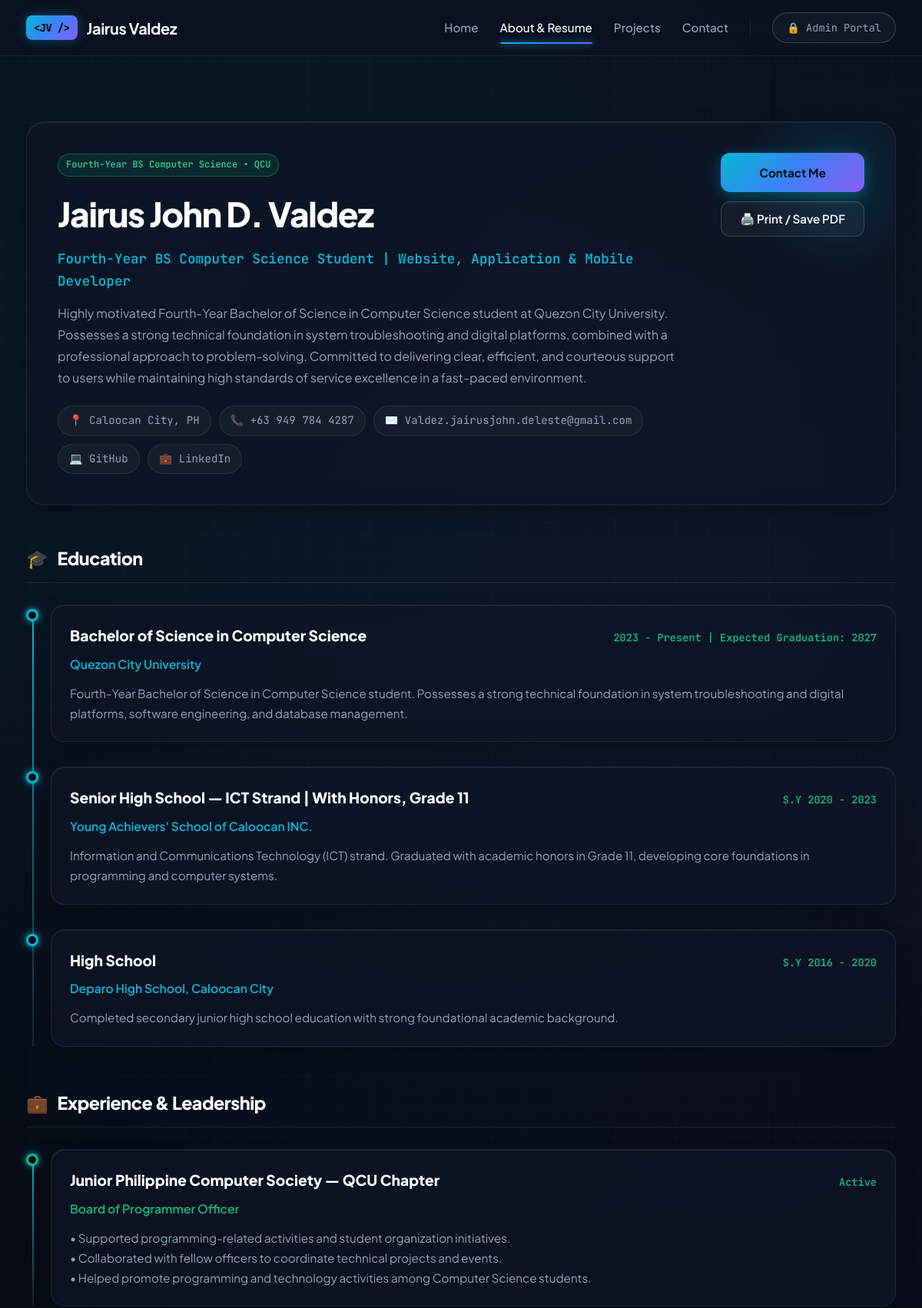
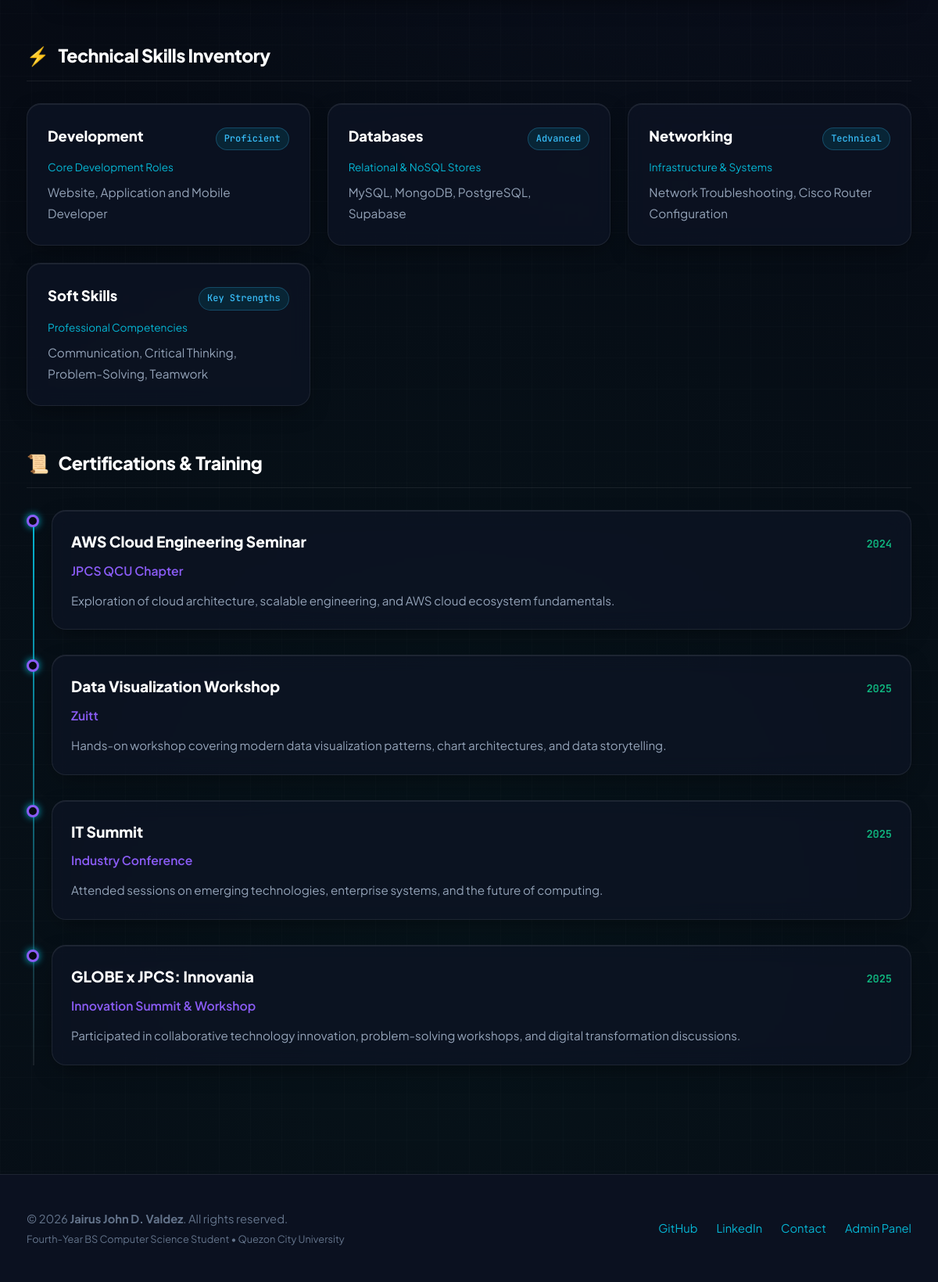
Page /about.php on the committed database (2 pictures, top to bottom).
### tables this page shows
CREATE TABLE IF NOT EXISTS `users` (
    `id` INT AUTO_INCREMENT PRIMARY KEY,
    `username` VARCHAR(50) NOT NULL UNIQUE,
    `password` VARCHAR(255) NOT NULL,
    `email` VARCHAR(100) NOT NULL,
    `full_name` VARCHAR(100) NOT NULL DEFAULT 'Jairus John Valdez',
    `headline` VARCHAR(150) NOT NULL DEFAULT 'Computer Science Student & Systems Developer',
    `bio` TEXT NULL,
    `github` VARCHAR(255) DEFAULT 'https://github.com',
    `linkedin` VARCHAR(255) DEFAULT 'https://linkedin.com',
    `created_at` TIMESTAMP DEFAULT CURRENT_TIMESTAMP,
    `updated_at` TIMESTAMP DEFAULT CURRENT_TIMESTAMP ON UPDATE CURRENT_TIMESTAMP
);

CREATE TABLE IF NOT EXISTS `resume` (
    `id` INT AUTO_INCREMENT PRIMARY KEY,
    `section` VARCHAR(50) NOT NULL,  
    `title` VARCHAR(150) NOT NULL,
    `subtitle` VARCHAR(150) DEFAULT NULL,
    `date_range` VARCHAR(100) DEFAULT NULL,
    `content` TEXT NOT NULL,
    `display_order` INT DEFAULT 0,
    `created_at` TIMESTAMP DEFAULT CURRENT_TIMESTAMP
);

### includes/security.php (called while the page is built, shortened)
<?php
function e(?string $value): string {
    return htmlspecialchars($value, ENT_QUOTES | ENT_SUBSTITUTE, 'UTF-8');
}
function is_logged_in(): bool {
    return isset($_SESSION['user_id']) && !empty($_SESSION['username']);
}

### about.php (the view, shortened to what this page needs)
<?php
require_once __DIR__ . '/includes/header.php';
$stmt = $pdo->prepare("SELECT * FROM users WHERE username = 'admin' LIMIT 1");
$stmt->execute();
$profile = $stmt->fetch();
$resume_stmt = $pdo->query("SELECT * FROM resume ORDER BY section ASC, display_order ASC, id ASC");
$all_resume = $resume_stmt->fetchAll();
$sections = [
    'education'      => [],
    'experience'     => [],
    'skills'         => [],
    'certifications' => []
];
foreach ($all_resume as $item) {
    $sec = strtolower($item['section']);
    $sections[$sec][] = $item;
}
?>
<div class="section">
    <div class="container">
        <div class="profile-banner">
            <div class="banner-layout">
                <div class="banner-info">
                    <span class="tag-badge tag-badge-green" style="margin-bottom: 12px;">Fourth-Year BS Computer Science &bull; QCU</span>
                    <h1 class="banner-name">
                        <?php echo e($profile['full_name'] ?? 'Jairus John D. Valdez'); ?>
                    </h1>
                    <p class="banner-headline">
                        <?php echo e($profile['headline'] ?? 'Fourth-Year BS Computer Science Student | Website, Application & Mobile Developer'); ?>
                    </p>
                    <p class="banner-bio">
                        <?php echo e($profile['bio'] ?? ''); ?>
                    </p>
                    <div class="contact-chips">
                        <span class="chip-item">📍 Caloocan City, PH</span>
                        <a href="tel:+639497844287" class="chip-item chip-link">📞 +63 949 784 4287</a>
                        <a href="mailto:Valdez.jairusjohn.deleste@gmail.com" class="chip-item chip-link">✉️ Valdez.jairusjohn.deleste@gmail.com</a>
                        <a href="https://github.com/Mushhhhroom" target="_blank" rel="noopener noreferrer" class="chip-item chip-link">💻 GitHub</a>
                        <a href="https://www.linkedin.com/in/jairus-valdez-19469a313/" target="_blank" rel="noopener noreferrer" class="chip-item chip-link">💼 LinkedIn</a>
                    </div>
                </div>
                <div class="banner-actions">
                    <a href="contact.php" class="btn btn-primary btn-banner">Contact Me</a>
                    <button onclick="window.print()" class="btn btn-outline btn-banner">
                        🖨️ Print / Save PDF
                    </button>
                </div>
            </div>
        </div>
        <section class="resume-section">
            <h2 class="resume-section-title">
                <span class="icon">🎓</span>
                <span>Education</span>
            </h2>
            <div class="timeline">
                <?php if (!empty($sections['education'])): ?>
                    <?php foreach ($sections['education'] as $edu): ?>
                        <div class="timeline-item">
                            <div class="timeline-dot"></div>
                            <div class="timeline-card">
                                <div class="timeline-header">
                                    <h3 class="timeline-title"><?php echo e($edu['title']); ?></h3>
                                    <?php if (!empty($edu['date_range'])): ?>
                                        <span class="timeline-date"><?php echo e($edu['date_range']); ?></span>
                                    <?php endif; ?>
                                </div>
                                <?php if (!empty($edu['subtitle'])): ?>
                                    <div class="timeline-subtitle"><?php echo e($edu['subtitle']); ?></div>
                                <?php endif; ?>
                                <p class="timeline-content"><?php echo nl2br(e($edu['content'])); ?></p>
                            </div>
                        </div>
                    <?php endforeach; ?>
                <?php else: ?>
                    <p style="color: var(--text-muted);">No education records listed.</p>
                <?php endif; ?>
            </div>
        </section>
        <section class="resume-section">
            <h2 class="resume-section-title">
                <span class="icon">💼</span>
                <span>Experience &amp; Leadership</span>
            </h2>
            <div class="timeline">
                <?php if (!empty($sections['experience'])): ?>
                    <?php foreach ($sections['experience'] as $exp): ?>
                        <div class="timeline-item">
                            <div class="timeline-dot" style="border-color: var(--accent-emerald);"></div>
                            <div class="timeline-card">
                                <div class="timeline-header">
                                    <h3 class="timeline-title"><?php echo e($exp['title']); ?></h3>
                                    <?php if (!empty($exp['date_range'])): ?>
                                        <span class="timeline-date"><?php echo e($exp['date_range']); ?></span>
                                    <?php endif; ?>
                                </div>
                                <?php if (!empty($exp['subtitle'])): ?>
                                    <div class="timeline-subtitle" style="color: var(--accent-emerald);"><?php echo e($exp['subtitle']); ?></div>
                                <?php endif; ?>
                                <p class="timeline-content"><?php echo nl2br(e($exp['content'])); ?></p>
                            </div>
                        </div>
                    <?php endforeach; ?>
                <?php else: ?>
                    <p style="color: var(--text-muted);">No experience entries listed.</p>
                <?php endif; ?>
            </div>
        </section>
        <section class="resume-section">
            <h2 class="resume-section-title">
                <span class="icon">⚡</span>
                <span>Technical Skills Inventory</span>
            </h2>
            <div class="skills-grid">
                <?php if (!empty($sections['skills'])): ?>
                    <?php foreach ($sections['skills'] as $skill): ?>
                        <div class="skill-card">
                            <div style="display: flex; justify-content: space-between; align-items: baseline; margin-bottom: 6px;">
                                <h3 class="skill-category"><?php echo e($skill['title']); ?></h3>
                                <?php if (!empty($skill['date_range'])): ?>
                                    <span class="tag-badge"><?php echo e($skill['date_range']); ?></span>
                                <?php endif; ?>
                            </div>
                            <?php if (!empty($skill['subtitle'])): ?>
                                <p style="font-size: 0.85rem; color: var(--accent-cyan); margin-bottom: 8px;"><?php echo e($skill['subtitle']); ?></p>
                            <?php endif; ?>
                            <p class="skill-list"><?php echo nl2br(e($skill['content'])); ?></p>
                        </div>
                    <?php endforeach; ?>
                <?php else: ?>
                    <p style="color: var(--text-muted);">No skills listed.</p>
                <?php endif; ?>
            </div>
        </section>
        <section class="resume-section">
            <h2 class="resume-section-title">
                <span class="icon">📜</span>
                <span>Certifications &amp; Training</span>
            </h2>
            <div class="timeline">
                <?php if (!empty($sections['certifications'])): ?>
                    <?php foreach ($sections['certifications'] as $cert): ?>
                        <div class="timeline-item">
                            <div class="timeline-dot" style="border-color: var(--accent-purple);"></div>
                            <div class="timeline-card">
                                <div class="timeline-header">
                                    <h3 class="timeline-title"><?php echo e($cert['title']); ?></h3>
                                    <?php if (!empty($cert['date_range'])): ?>
                                        <span class="timeline-date"><?php echo e($cert['date_range']); ?></span>
                                    <?php endif; ?>
                                </div>
                                <?php if (!empty($cert['subtitle'])): ?>
                                    <div class="timeline-subtitle" style="color: var(--accent-purple);"><?php echo e($cert['subtitle']); ?></div>
                                <?php endif; ?>
                                <p class="timeline-content"><?php echo nl2br(e($cert['content'])); ?></p>
                            </div>
                        </div>
                    <?php endforeach; ?>
                <?php else: ?>
                    <p style="color: var(--text-muted);">No certifications listed.</p>
                <?php endif; ?>
            </div>
        </section>
    </div>
</div>
<?php require_once __DIR__ . '/includes/footer.php'; ?>

### includes/header.php (shortened to what this page needs)
<?php
require_once __DIR__ . '/security.php';
$current_script = basename($_SERVER['PHP_SELF']);
?>
<!DOCTYPE html>
<html lang="en">
<head>
    <link rel="stylesheet" href="assets/css/style.css">
</head>
<body>
    <header class="site-header">
        <div class="container navbar">
            <a href="index.php" class="logo">
                <span class="logo-badge">&lt;JV /&gt;</span>
                <span>Jairus Valdez</span>
            </a>
            <nav class="nav-container" id="navContainer">
                <ul class="nav-links" id="navLinks">
                    <li>
                        <a href="index.php" class="nav-link <?php echo $current_script === 'index.php' ? 'active' : ''; ?>">
                            <span>Home</span>
                        </a>
                    </li>
                    <li>
                        <a href="about.php" class="nav-link <?php echo $current_script === 'about.php' ? 'active' : ''; ?>">
                            <span>About &amp; Resume</span>
                        </a>
                    </li>
                    <li>
                        <a href="projects.php" class="nav-link <?php echo $current_script === 'projects.php' ? 'active' : ''; ?>">
                            <span>Projects</span>
                        </a>
                    </li>
                    <li>
                        <a href="contact.php" class="nav-link <?php echo $current_script === 'contact.php' ? 'active' : ''; ?>">
                            <span>Contact</span>
                        </a>
                    </li>
                    <?php if (is_logged_in()): ?>
                        <li class="nav-divider"></li>
                        <li>
                            <a href="dashboard.php" class="nav-btn-admin <?php echo $current_script === 'dashboard.php' ? 'active' : ''; ?>">
                                <span>⚙ Dashboard</span>
                            </a>
                        </li>
                        <li>
                            <a href="logout.php" class="nav-link nav-link-logout" title="Log Out">
                                <span>Logout 🚪</span>
                            </a>
                        </li>
                    <?php else: ?>
                        <li>
                            <a href="login.php" class="nav-btn-admin <?php echo $current_script === 'login.php' ? 'active' : ''; ?>">
                                <span>🔒 Admin Portal</span>
                            </a>
                        </li>
                    <?php endif; ?>
                </ul>
            </nav>
        </div>
    </header>
    <main>

### includes/footer.php (shortened to what this page needs)
    </main>
    <footer class="site-footer">
        <div class="container footer-content">
            <div>
                <p>&copy; <?php echo date('Y'); ?> <strong>Jairus John D. Valdez</strong>. All rights reserved.</p>
                <p style="font-size: 0.8rem; margin-top: 4px; color: var(--text-muted);">
                    Fourth-Year BS Computer Science Student &bull; Quezon City University
                </p>
            </div>
            <ul class="footer-links">
                <li><a href="https://github.com/Mushhhhroom" target="_blank" rel="noopener noreferrer">GitHub</a></li>
                <li><a href="https://www.linkedin.com/in/jairus-valdez-19469a313/" target="_blank" rel="noopener noreferrer">LinkedIn</a></li>
                <li><a href="contact.php">Contact</a></li>
                <li><a href="login.php">Admin Panel</a></li>
            </ul>
        </div>
    </footer>
</body>
</html>

### rows in the picture
users: full_name "Jairus John D. Valdez", headline "Fourth-Year BS Computer Science Student | Website, Application & Mobile Developer", bio "Highly motivated Fourth-Year Bachelor of Science in Computer Science student at Quezon City University. Possesses a strong technical foundation in system troubleshooting and digital platforms, combined with a professional approach to problem-solving. Committed to delivering clear, efficient, and courteous support to users while maintaining high standards of service excellence in a fast-paced environment."
resume: title "Bachelor of Science in Computer Science", date_range "2023 - Present | Expected Graduation: 2027", subtitle "Quezon City University", content "Fourth-Year Bachelor of Science in Computer Science student. Possesses a strong technical foundation in system troubleshooting and digital platforms, software engineering, and database management."
resume: title "Senior High School — ICT Strand | With Honors, Grade 11", date_range "S.Y 2020 - 2023", subtitle "Young Achievers' School of Caloocan INC.", content "Information and Communications Technology (ICT) strand. Graduated with academic honors in Grade 11, developing core foundations in programming and computer systems."
resume: title "High School", date_range "S.Y 2016 - 2020", subtitle "Deparo High School, Caloocan City", content "Completed secondary junior high school education with strong foundational academic background."
resume: title "Junior Philippine Computer Society — QCU Chapter", date_range "Active", subtitle "Board of Programmer Officer", content "• Supported programming-related activities and student organization initiatives. • Collaborated with fellow officers to coordinate technical projects and events. • Helped promote programming and technology activities among Computer Science students."
resume: title "Development", date_range "Proficient", subtitle "Core Development Roles", content "Website, Application and Mobile Developer"
resume: title "Databases", date_range "Advanced", subtitle "Relational & NoSQL Stores", content "MySQL, MongoDB, PostgreSQL, Supabase"
resume: title "Networking", date_range "Technical", subtitle "Infrastructure & Systems", content "Network Troubleshooting, Cisco Router Configuration"
resume: title "Soft Skills", date_range "Key Strengths", subtitle "Professional Competencies", content "Communication, Critical Thinking, Problem-Solving, Teamwork"
resume: title "AWS Cloud Engineering Seminar", date_range "2024", subtitle "JPCS QCU Chapter", content "Exploration of cloud architecture, scalable engineering, and AWS cloud ecosystem fundamentals."
resume: title "Data Visualization Workshop", date_range "2025", subtitle "Zuitt", content "Hands-on workshop covering modern data visualization patterns, chart architectures, and data storytelling."
resume: title "IT Summit", date_range "2025", subtitle "Industry Conference", content "Attended sessions on emerging technologies, enterprise systems, and the future of computing."
resume: title "GLOBE x JPCS: Innovania", date_range "2025", subtitle "Innovation Summit & Workshop", content "Participated in collaborative technology innovation, problem-solving workshops, and digital transformation discussions."
